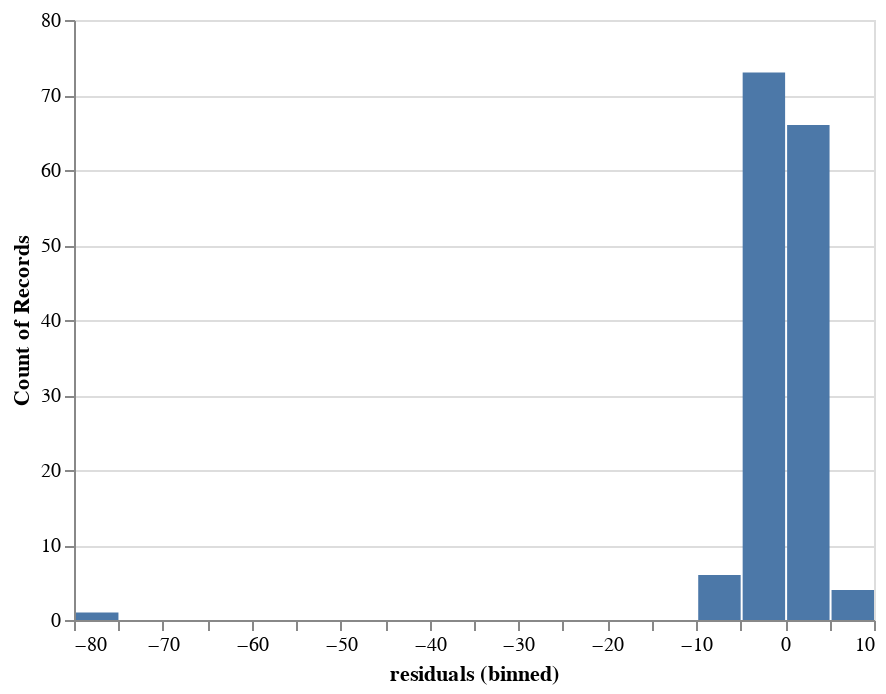

Write notebook code for a chart like this one.
### Code cell
#TODO: weird outlier at -80?
alt.Chart(pd.DataFrame({"residuals": ee_residuals})).mark_bar().encode(
    alt.X("residuals:Q", bin=alt.Bin(maxbins=30)), y="count():Q"
)

### Figure 1 — Vega-Lite specification as saved in the notebook (floating-point values rounded to 4 significant figures; data arrays with more than 128 entries replaced by an {"elided": "..."} marker saying what was removed)
{"config": {"view": {"continuousWidth": 400, "continuousHeight": 300}}, "data": {"name": "data-87d9b71545681a34282de88b90f7d50f"}, "mark": "bar", "encoding": {"x": {"type": "quantitative", "bin": {"maxbins": 30}, "field": "residuals"}, "y": {"type": "quantitative", "aggregate": "count"}}, "$schema": "https://vega.github.io/schema/vega-lite/v4.8.1.json", "datasets": {"data-87d9b71545681a34282de88b90f7d50f": {"elided": "150 records"}}}
